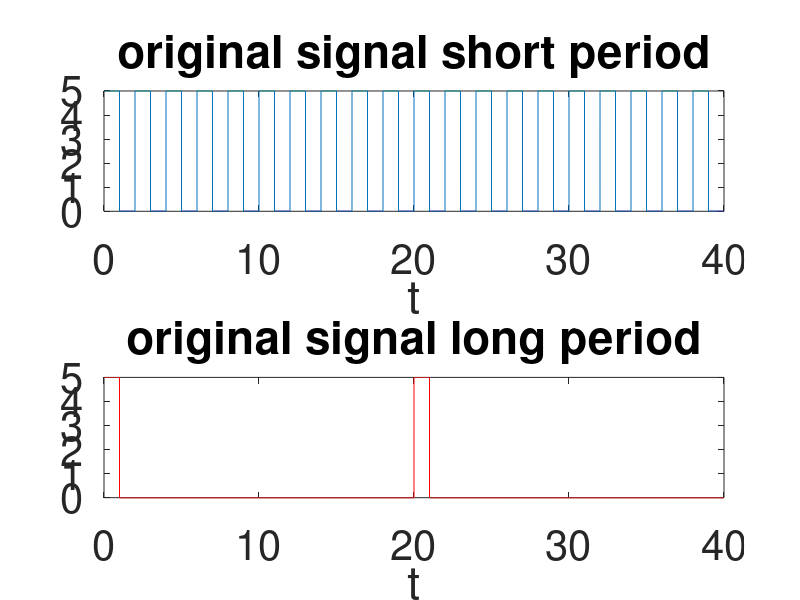
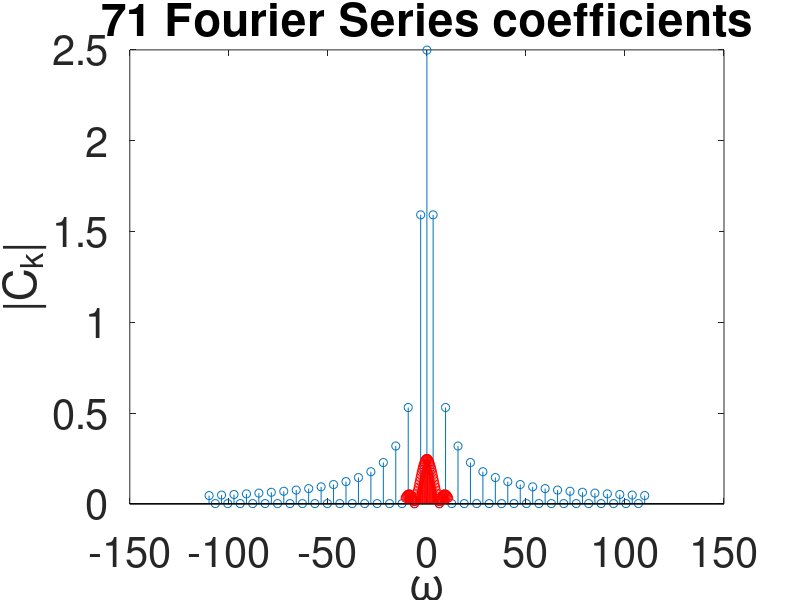
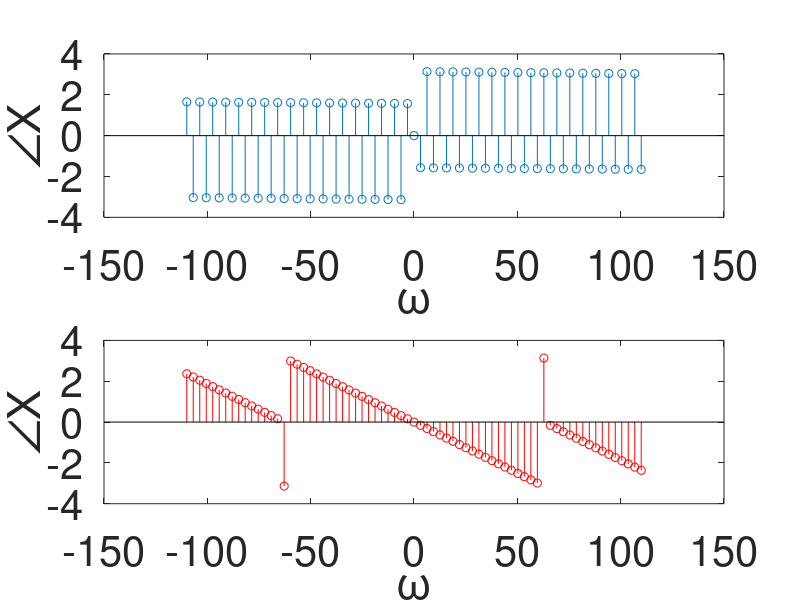

Write MATLAB code to recreate these figures, in order.
% x_single_period(t)= 1, 0<t<1  
%                    0, 1<t<t_end  

close all
clear all
clc

set(0,'DefaultAxesFontSize',30);  % set the font size of plot window 

%% single period defination
dT=0.001;

t_high_end=1;
T_end_short=t_high_end*2;  % duty cycle of 50%
T_end_long=T_end_short*10; % duty cycle of 10%

t1=dT:dT:t_high_end;  % high state 
t2_short=t1(end)+dT:dT:T_end_short;  % low state
t2_long=t1(end)+dT:dT:T_end_long;

x1=5*ones(size(t1));  % magnitude 0f 5
x2_short=zeros(size(t2_short)); % low state
x2_long=zeros(size(t2_long));

x_short=[x1 x2_short]; % [high_state low_state]
x_long=[x1 x2_long];

t_short=[t1 t2_short]; 
t_long=[t1 t2_long];

N0_short=length(t_short);  % number of sample in a single period
N0_long=length(t_long);  % number of sample in a single period

%% 
T_short=N0_short*dT;
w0_short=2*pi/T_short;

T_long=N0_long*dT;
w0_long=2*pi/T_long;

%% replicating single period
x_long_periodic=repmat(x_long,1,2);  % 2 cycles
t_long_periodic=linspace(0,T_end_long*2,length(x_long_periodic)); % this 
                 % method of creating multi-cycle time vector only works
                 % if the signal starts from time=0

x_short_periodic=repmat(x_short,1,T_end_long/T_end_short*2);  % multiple cycles
t_short_periodic=linspace(0,T_end_long*2,length(x_short_periodic));  % this 
                 % method of creating multi-cycle time vector only works
                 % if the signal starts from time=0

figure
subplot(2,1,1)
plot(t_short_periodic,x_short_periodic);
xlabel('t')
title('original signal short period')

subplot(2,1,2)
plot(t_long_periodic,x_long_periodic,'r');
xlabel('t')
title('original signal long period')

%% exponential FS,
k=-35:35;    % 71 FS coefficients

for ii=1:length(k)
    Ck_short(ii)=(1/T_short)*trapz(t_short, x_short.*exp(-j*k(ii)*w0_short*t_short));
    Ck_long(ii)=(1/T_long)*trapz(t_long, x_long.*exp(-j*k(ii)*w0_long*t_long));
end

w0k_short=w0_short*k;
w0k_long=w0_long*k;

figure (2)
stem(w0k_short,abs(Ck_short));
xlabel('\omega');
% % xlim([w0k_long(1) w0k_long(end)]);
hold on

figure(3)
subplot(211)
stem(w0k_short,angle(Ck_short));
xlabel('\omega');
% % xlim([w0k_long(1) w0k_long(end)]);
ylabel('\angleX')

figure (2)
stem(w0k_long,abs(Ck_long),'r');
xlabel('\omega');
% % xlim([w0k_long(1) w0k_long(end)]);
ylabel('|C_k|')
title('71 Fourier Series coefficients')

figure(3)
subplot(212)
stem(w0k_short,angle(Ck_long),'r');
xlabel('\omega');
% % xlim([w0k_long(1) w0k_long(end)]);
ylabel('\angleX')